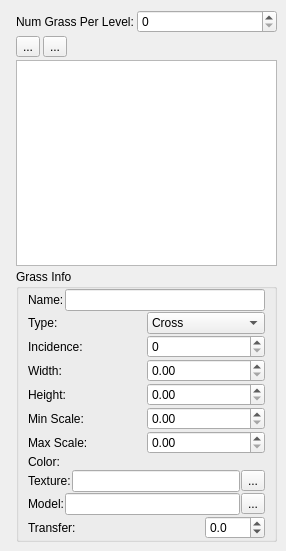
         <widget class="QWidget" name="tab_7" >
          <attribute name="title" >
           <string>Grasses</string>
          </attribute>
          <widget class="QWidget" name="layoutWidget" >
           <property name="geometry" >
            <rect>
             <x>16</x>
             <y>10</y>
             <width>261</width>
             <height>532</height>
            </rect>
           </property>
           <layout class="QVBoxLayout" name="verticalLayout_2" >
            <property name="spacing" >
             <number>3</number>
            </property>
            <item>
             <layout class="QHBoxLayout" name="horizontalLayout" >
              <item>
               <widget class="QLabel" name="label" >
                <property name="text" >
                 <string>Num Grass Per Level:</string>
                </property>
               </widget>
              </item>
              <item>
               <widget class="QDoubleSpinBox" name="numGrassPerLevel" >
                <property name="sizePolicy" >
                 <sizepolicy vsizetype="Fixed" hsizetype="Expanding" >
                  <horstretch>0</horstretch>
                  <verstretch>0</verstretch>
                 </sizepolicy>
                </property>
                <property name="decimals" >
                 <number>0</number>
                </property>
                <property name="maximum" >
                 <double>10.000000000000000</double>
                </property>
               </widget>
              </item>
             </layout>
            </item>
            <item>
             <layout class="QHBoxLayout" name="horizontalLayout_2" >
              <item>
               <widget class="QToolButton" name="grassTypeAdd" >
                <property name="text" >
                 <string>...</string>
                </property>
                <property name="icon" >
                 <iconset resource="Resources/editor.qrc" >
                  <normaloff>:/images/plus.png</normaloff>:/images/plus.png</iconset>
                </property>
               </widget>
              </item>
              <item>
               <widget class="QToolButton" name="grassTypeDelete" >
                <property name="text" >
                 <string>...</string>
                </property>
                <property name="icon" >
                 <iconset>
                  <normaloff>://images/minus.png</normaloff>://images/minus.png</iconset>
                </property>
               </widget>
              </item>
              <item>
               <spacer name="horizontalSpacer_2" >
                <property name="orientation" >
                 <enum>Qt::Horizontal</enum>
                </property>
                <property name="sizeHint" stdset="0" >
                 <size>
                  <width>40</width>
                  <height>20</height>
                 </size>
                </property>
               </spacer>
              </item>
             </layout>
            </item>
            <item>
             <widget class="QTreeWidget" name="grassTypes" >
              <property name="frameShape" >
               <enum>QFrame::StyledPanel</enum>
              </property>
              <property name="frameShadow" >
               <enum>QFrame::Plain</enum>
              </property>
              <property name="selectionMode" >
               <enum>QAbstractItemView::SingleSelection</enum>
              </property>
              <property name="rootIsDecorated" >
               <bool>false</bool>
              </property>
              <property name="headerHidden" >
               <bool>true</bool>
              </property>
              <column>
               <property name="text" >
                <string>1</string>
               </property>
              </column>
             </widget>
            </item>
            <item>
             <widget class="QGroupBox" name="groupBox_grasses" >
              <property name="title" >
               <string>Grass Info</string>
              </property>
              <layout class="QVBoxLayout" name="verticalLayout" >
               <property name="spacing" >
                <number>1</number>
               </property>
               <property name="topMargin" >
                <number>0</number>
               </property>
               <property name="bottomMargin" >
                <number>0</number>
               </property>
               <item>
                <layout class="QHBoxLayout" name="horizontalLayout_11" >
                 <item>
                  <widget class="QLabel" name="label_15" >
                   <property name="text" >
                    <string>Name:</string>
                   </property>
                  </widget>
                 </item>
                 <item>
                  <widget class="QLineEdit" name="grassName" >
                   <property name="maximumSize" >
                    <size>
                     <width>16777215</width>
                     <height>100</height>
                    </size>
                   </property>
                  </widget>
                 </item>
                </layout>
               </item>
               <item>
                <layout class="QHBoxLayout" name="horizontalLayout_3" >
                 <item>
                  <widget class="QLabel" name="label_7" >
                   <property name="text" >
                    <string>Type:</string>
                   </property>
                  </widget>
                 </item>
                 <item>
                  <widget class="QComboBox" name="grassType" >
                   <item>
                    <property name="text" >
                     <string>Cross</string>
                    </property>
                   </item>
                   <item>
                    <property name="text" >
                     <string>Triangle</string>
                    </property>
                   </item>
                   <item>
                    <property name="text" >
                     <string>Star</string>
                    </property>
                   </item>
                   <item>
                    <property name="text" >
                     <string>Model</string>
                    </property>
                   </item>
                  </widget>
                 </item>
                </layout>
               </item>
               <item>
                <layout class="QHBoxLayout" name="horizontalLayout_4" >
                 <item>
                  <widget class="QLabel" name="label_8" >
                   <property name="text" >
                    <string>Incidence:</string>
                   </property>
                  </widget>
                 </item>
                 <item>
                  <widget class="QDoubleSpinBox" name="grassIncidence" >
                   <property name="decimals" >
                    <number>0</number>
                   </property>
                   <property name="maximum" >
                    <double>100.000000000000000</double>
                   </property>
                  </widget>
                 </item>
                </layout>
               </item>
               <item>
                <layout class="QHBoxLayout" name="horizontalLayout_5" >
                 <item>
                  <widget class="QLabel" name="label_9" >
                   <property name="text" >
                    <string>Width:</string>
                   </property>
                  </widget>
                 </item>
                 <item>
                  <widget class="QDoubleSpinBox" name="grassWidth" >
                   <property name="maximum" >
                    <double>1000.000000000000000</double>
                   </property>
                   <property name="singleStep" >
                    <double>0.100000000000000</double>
                   </property>
                  </widget>
                 </item>
                </layout>
               </item>
               <item>
                <layout class="QHBoxLayout" name="horizontalLayout_6" >
                 <item>
                  <widget class="QLabel" name="label_10" >
                   <property name="text" >
                    <string>Height:</string>
                   </property>
                  </widget>
                 </item>
                 <item>
                  <widget class="QDoubleSpinBox" name="grassHeight" >
                   <property name="maximum" >
                    <double>1000.000000000000000</double>
                   </property>
                   <property name="singleStep" >
                    <double>0.100000000000000</double>
                   </property>
                  </widget>
                 </item>
                </layout>
               </item>
               <item>
                <layout class="QHBoxLayout" name="horizontalLayout_7" >
                 <item>
                  <widget class="QLabel" name="label_11" >
                   <property name="text" >
                    <string>Min Scale:</string>
                   </property>
                  </widget>
                 </item>
                 <item>
                  <widget class="QDoubleSpinBox" name="grassMinScale" >
                   <property name="maximum" >
                    <double>1000.000000000000000</double>
                   </property>
                   <property name="singleStep" >
                    <double>0.100000000000000</double>
                   </property>
                  </widget>
                 </item>
                </layout>
               </item>
               <item>
                <layout class="QHBoxLayout" name="horizontalLayout_8" >
                 <item>
                  <widget class="QLabel" name="label_12" >
                   <property name="text" >
                    <string>Max Scale:</string>
                   </property>
                  </widget>
                 </item>
                 <item>
                  <widget class="QDoubleSpinBox" name="grassMaxScale" >
                   <property name="maximum" >
                    <double>1000.000000000000000</double>
                   </property>
                   <property name="singleStep" >
                    <double>0.100000000000000</double>
                   </property>
                  </widget>
                 </item>
                </layout>
               </item>
               <item>
                <layout class="QHBoxLayout" name="horizontalLayout_10" >
                 <item>
                  <widget class="QLabel" name="label_14" >
                   <property name="text" >
                    <string>Color:</string>
                   </property>
                  </widget>
                 </item>
                 <item>
                  <widget class="ColorLabel" name="grassColor" />
                 </item>
                </layout>
               </item>
               <item>
                <layout class="QHBoxLayout" name="horizontalLayout_9" >
                 <item>
                  <widget class="QLabel" name="label_13" >
                   <property name="text" >
                    <string>Texture:</string>
                   </property>
                  </widget>
                 </item>
                 <item>
                  <widget class="QLineEdit" name="grassTexture" >
                   <property name="readOnly" >
                    <bool>true</bool>
                   </property>
                  </widget>
                 </item>
                 <item>
                  <widget class="QToolButton" name="textureBtn" >
                   <property name="text" >
                    <string>...</string>
                   </property>
                  </widget>
                 </item>
                </layout>
               </item>
               <item>
                <layout class="QHBoxLayout" name="horizontalLayout_12" >
                 <item>
                  <widget class="QLabel" name="label_16" >
                   <property name="text" >
                    <string>Model:</string>
                   </property>
                  </widget>
                 </item>
                 <item>
                  <widget class="QLineEdit" name="grassModel" >
                   <property name="readOnly" >
                    <bool>true</bool>
                   </property>
                  </widget>
                 </item>
                 <item>
                  <widget class="QToolButton" name="modelBtn" >
                   <property name="text" >
                    <string>...</string>
                   </property>
                  </widget>
                 </item>
                </layout>
               </item>
               <item>
                <layout class="QHBoxLayout" name="horizontalLayout_13" >
                 <item>
                  <widget class="QLabel" name="label_34" >
                   <property name="text" >
                    <string>Transfer:</string>
                   </property>
                  </widget>
                 </item>
                 <item>
                  <widget class="QDoubleSpinBox" name="grassTransferZ" >
                   <property name="maximumSize" >
                    <size>
                     <width>60</width>
                     <height>16777215</height>
                    </size>
                   </property>
                   <property name="decimals" >
                    <number>1</number>
                   </property>
                   <property name="minimum" >
                    <double>-100000000.000000000000000</double>
                   </property>
                   <property name="maximum" >
                    <double>100000000.000000000000000</double>
                   </property>
                   <property name="singleStep" >
                    <double>0.100000000000000</double>
                   </property>
                  </widget>
                 </item>
                </layout>
               </item>
              </layout>
              <zorder></zorder>
              <zorder></zorder>
              <zorder></zorder>
              <zorder></zorder>
             </widget>
            </item>
           </layout>
          </widget>
         </widget>
